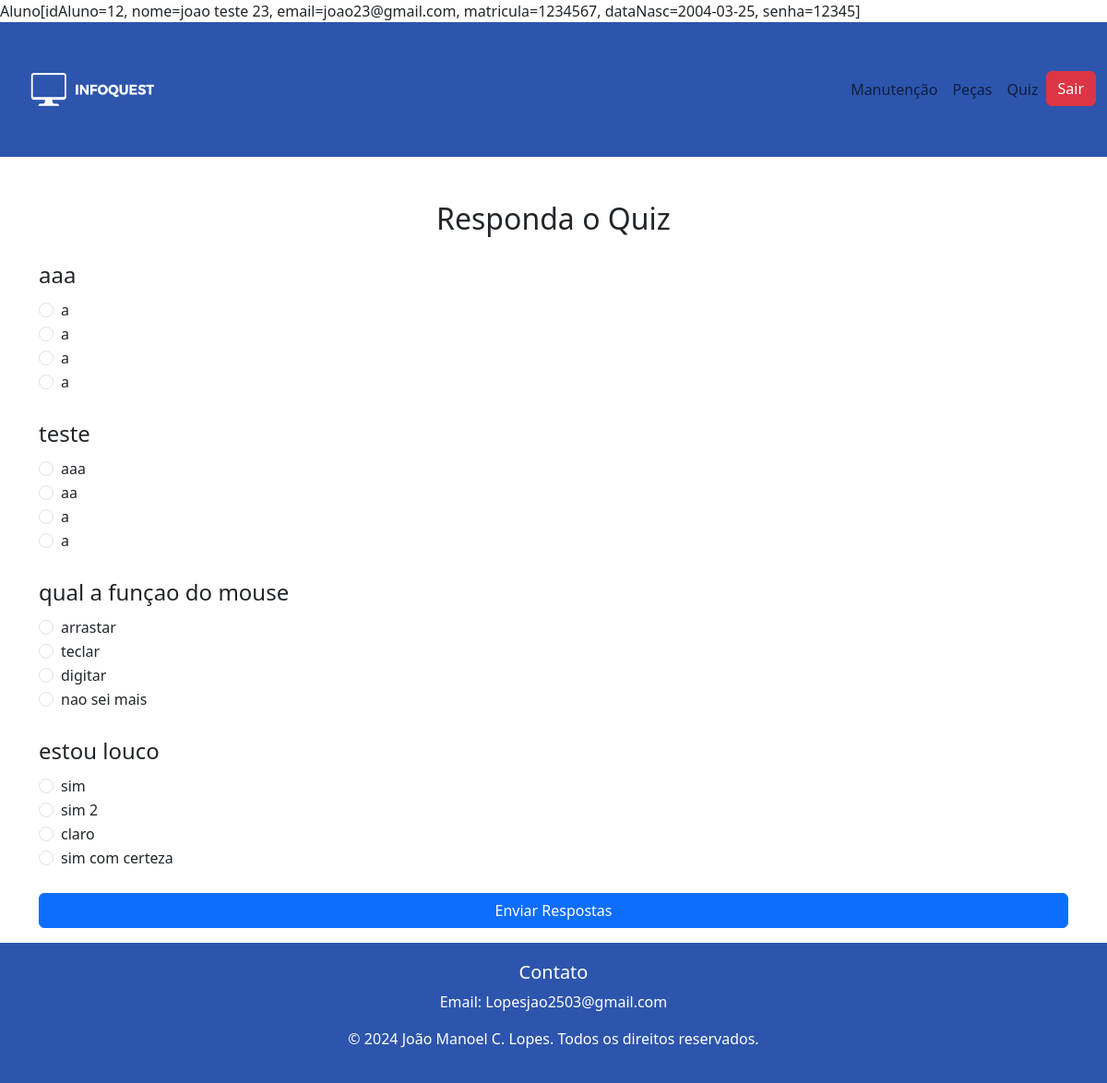
/View/responderQuiz.php?quiz_id=2 (signed in), run on the app's committed database.
### tables this page shows
CREATE TABLE `quiz` (
  `id` int(11) NOT NULL,
  `pergunta` varchar(255) NOT NULL,
  `alternativa_a` varchar(255) NOT NULL,
  `alternativa_b` varchar(255) NOT NULL,
  `alternativa_c` varchar(255) NOT NULL,
  `alternativa_d` varchar(255) NOT NULL,
  `correta` char(1) NOT NULL,
  `professor_id` int(11) DEFAULT NULL
);

### View/responderQuiz.php (the view, shortened to what this page needs)
<?php
$quiz_id = isset($_GET['quiz_id']) ? $_GET['quiz_id'] : null;
$pdo = new PDO("mysql:host=localhost;dbname=bdinfoquest;charset=utf8", "root", "");
$stmt = $pdo->prepare("SELECT p.id, p.pergunta, p.alternativa_a, p.alternativa_b, p.alternativa_c, p.alternativa_d
                       FROM quiz p
                       JOIN quiz_perguntas qp ON p.id = qp.pergunta_id
                       WHERE qp.quiz_id = :quiz_id");
$stmt->bindParam(':quiz_id', $quiz_id, PDO::PARAM_INT);
$stmt->execute();
$perguntas = $stmt->fetchAll(PDO::FETCH_ASSOC);
?>
<!DOCTYPE html>
<html lang="pt-BR">
<head>
    <link rel="stylesheet" href="https://cdn.jsdelivr.net/npm/bootstrap@5.3.0-alpha1/dist/css/bootstrap.min.css">
</head>
<body>
    <?php require_once "navbar.php"; ?>
    <div class="container mt-5">
        <h2 class="text-center mb-4">Responda o Quiz</h2>
        <form method="POST">
            <?php foreach ($perguntas as $pergunta): ?>
                <fieldset class="mb-4">
                    <legend><?php echo htmlspecialchars($pergunta['pergunta']); ?></legend>
                    <div class="form-check">
                        <input type="radio" class="form-check-input" name="respostas[<?php echo $pergunta['id']; ?>]" value="A" required>
                        <label class="form-check-label"><?php echo htmlspecialchars($pergunta['alternativa_a']); ?></label>
                    </div>
                    <div class="form-check">
                        <input type="radio" class="form-check-input" name="respostas[<?php echo $pergunta['id']; ?>]" value="B">
                        <label class="form-check-label"><?php echo htmlspecialchars($pergunta['alternativa_b']); ?></label>
                    </div>
                    <div class="form-check">
                        <input type="radio" class="form-check-input" name="respostas[<?php echo $pergunta['id']; ?>]" value="C">
                        <label class="form-check-label"><?php echo htmlspecialchars($pergunta['alternativa_c']); ?></label>
                    </div>
                    <div class="form-check">
                        <input type="radio" class="form-check-input" name="respostas[<?php echo $pergunta['id']; ?>]" value="D">
                        <label class="form-check-label"><?php echo htmlspecialchars($pergunta['alternativa_d']); ?></label>
                    </div>
                </fieldset>
            <?php endforeach; ?>
            <button type="submit" class="btn btn-primary w-100">Enviar Respostas</button>
        </form>
    </div>
    <footer><?php require_once "footer.php"; ?></footer>
</body>
</html>

### data on the page
quiz: pergunta "aaa", alternativa_a "a", alternativa_b "a", alternativa_c "a", alternativa_d "a"
quiz: pergunta "teste", alternativa_a "aaa", alternativa_b "aa", alternativa_c "a", alternativa_d "a"
quiz: pergunta "qual a funçao do mouse", alternativa_a "arrastar", alternativa_b "teclar", alternativa_c "digitar", alternativa_d "nao sei mais"
quiz: pergunta "estou louco", alternativa_a "sim", alternativa_b "sim 2", alternativa_c "claro", alternativa_d "sim com certeza"
